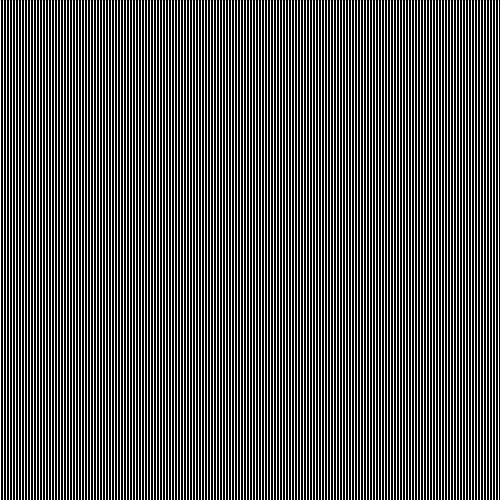
Frame 1 (no input)
Frame 60 (the mouse pressed at the canvas centre just before this capture): identical to frame 1, image omitted
Frame 120 (the mouse held since frame 60 and released just before this capture): identical to frame 1, image omitted

The Processing sketch that drew this single still picture (run headless with seeded random() and noise(); from frame 60 on, the mouse is pressed at the canvas centre):

// Processing sketch: code_04_24
// ── code_04_24.pde
void setup() {
  size(500, 500);
}

void draw() {
  background(0);
  int x = 0;
  while (x < width) {
    stroke(255);
    line(x, 0, x, height);
    x +=3;
  }
}
